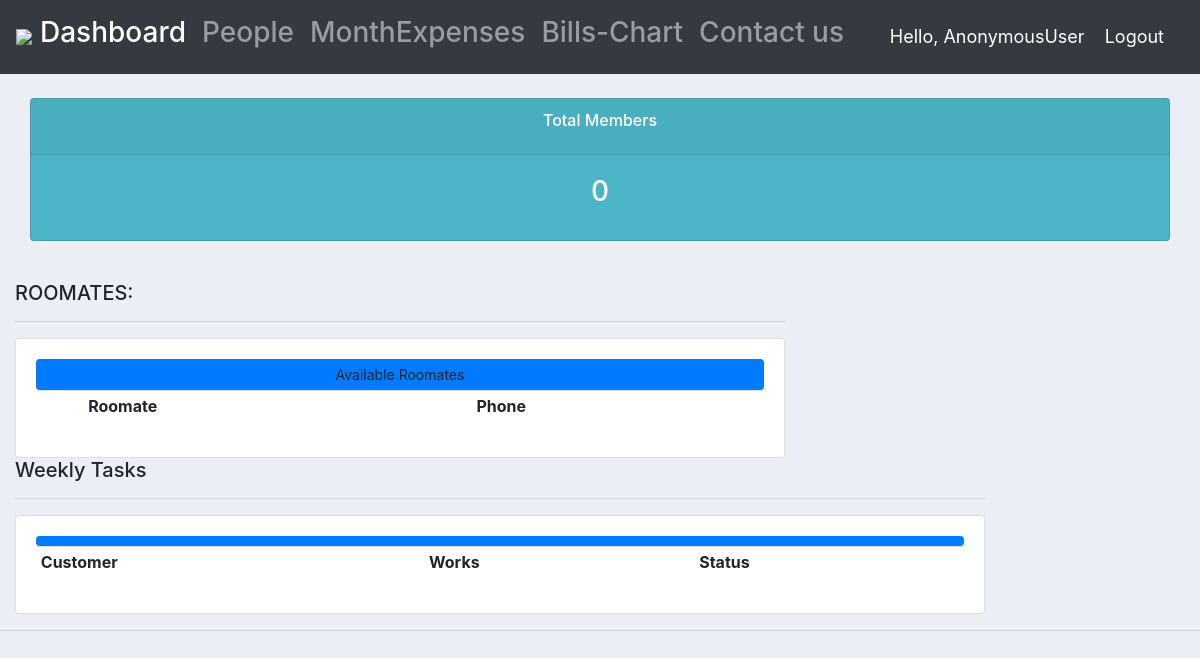
The page /user/ on the database as committed earlier.
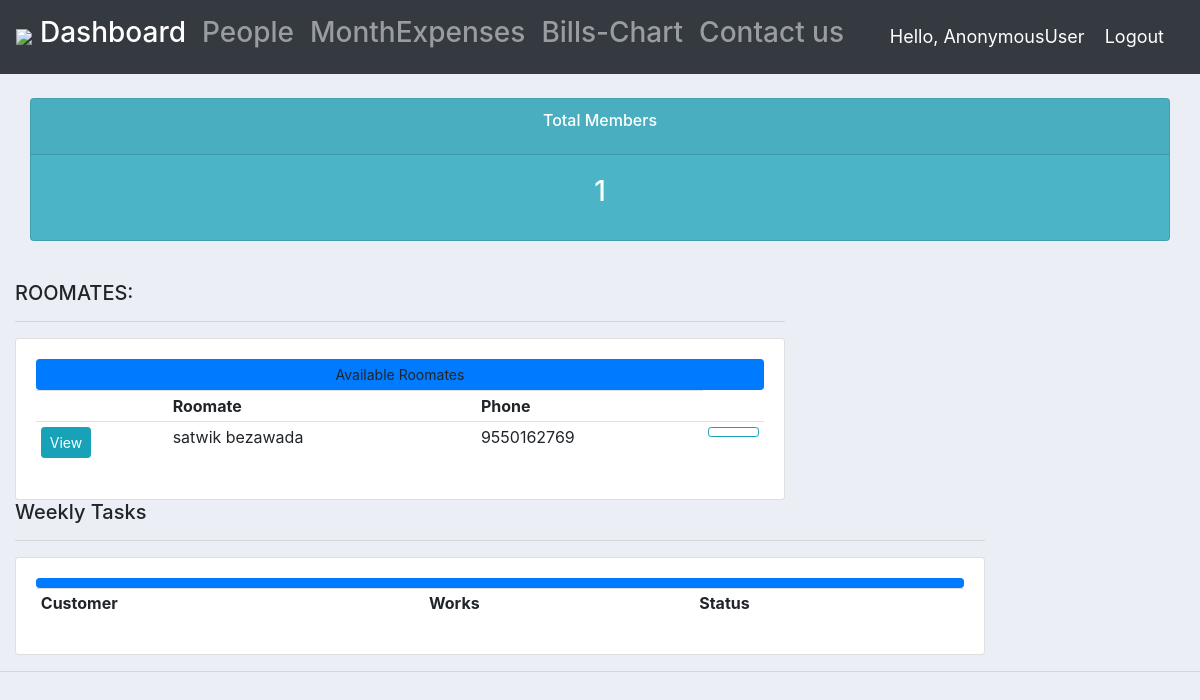
The same page on the database as committed later.
### cycle/models.py (models this page shows, shortened)
class Customer(models.Model):
    user=models.OneToOneField(User,null=True,blank=True,on_delete=models.CASCADE)
    name = models.CharField(max_length=200, null=True)
    phone = models.CharField(max_length=200, null=True)
    email = models.CharField(max_length=200, null=True)

### cycle/views.py (the view)
# urls.py: path('user/', views.userpage, name="userpage"),
def userpage(request):
    customer = Customer.objects.all()
    orders = Order.objects.all()
    products = Product.objects.all()
    total_customers = customer.count()
    context = {'customer': customer, 'orders': orders, 'total_customers': total_customers, 'products': products}
    return render(request, 'main/user.html', context)

### cycle/templates/main/user.html (shortened to what this page needs)
{%  extends 'main/main.html' %}
{% block content %}
{%  include 'main/status.html' %}
<br>
<div class="row">
	<div class="col-md-8">
		<h5>ROOMATES:</h5>
		<hr>
		<div class="card card-body">
			<a class="btn btn-primary  btn-sm btn-block">Available Roomates</a>
			<table class="table table-sm">
				<tr>
					<th></th>
					<th>Roomate</th>
					<th>Phone</th>
				</tr>
                {% for customer in customer %}
                    <tr>
						<td><a class="btn btn-sm btn-info" href="{% url 'customer' customer.id %}">View</a></td>
						<td>{{customer.name}}</td>
						<td>{{customer.phone}}</td>
						<td><a class="btn btn-outline-info  btn-sm btn-block"></a> </td>
					</tr>
				{% endfor %}
			</table>
		</div>
	</div>
	<div class="col-md-10">
		<h5>Weekly Tasks</h5>
		<hr>
		<div class="card card-body">
			<a class="btn btn-primary  btn-sm btn-block"></a>
			<table class="table table-sm">
				<tr>
					<th>Customer</th>
					<th>Works</th>
					<th>Status</th>
				</tr>
			</table>
		</div>
	</div>
</div>
{% endblock %}

Rows that differ between the two databases and show on the page:
added Customer: name "satwik bezawada", phone "9550162769"
Other text that changed with them:
{{ total_customers }}: "0" → "1"
